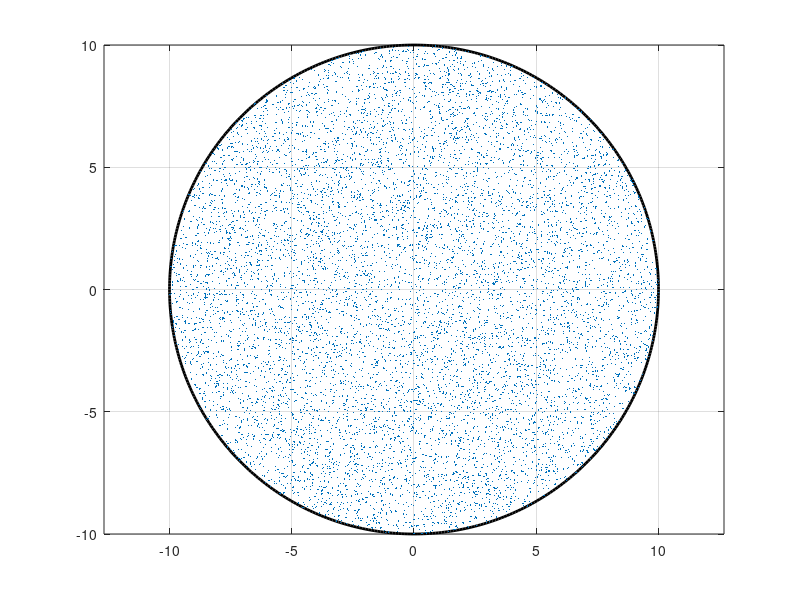

Here is the MATLAB script that generated this plot:
clc; clear; close all

% Populates uniformly distributed points in a circle
% Plots the output figure too

rho=10;     % radius of circle
N=10000;    % number of points
rho_p=sqrt(rand(1,N))*rho;
theta_p=rand(1,N)*2*pi;

figure
theta=0:2*pi/500:2*pi;
[x,y]=pol2cart(theta,repmat(rho,1,length(theta)));
plot(x,y,'-k','linewidth',2)
hold on

[xp,yp]=pol2cart(theta_p,rho_p);
plot(xp,yp,'.','markersize',2)
grid on
axis equal